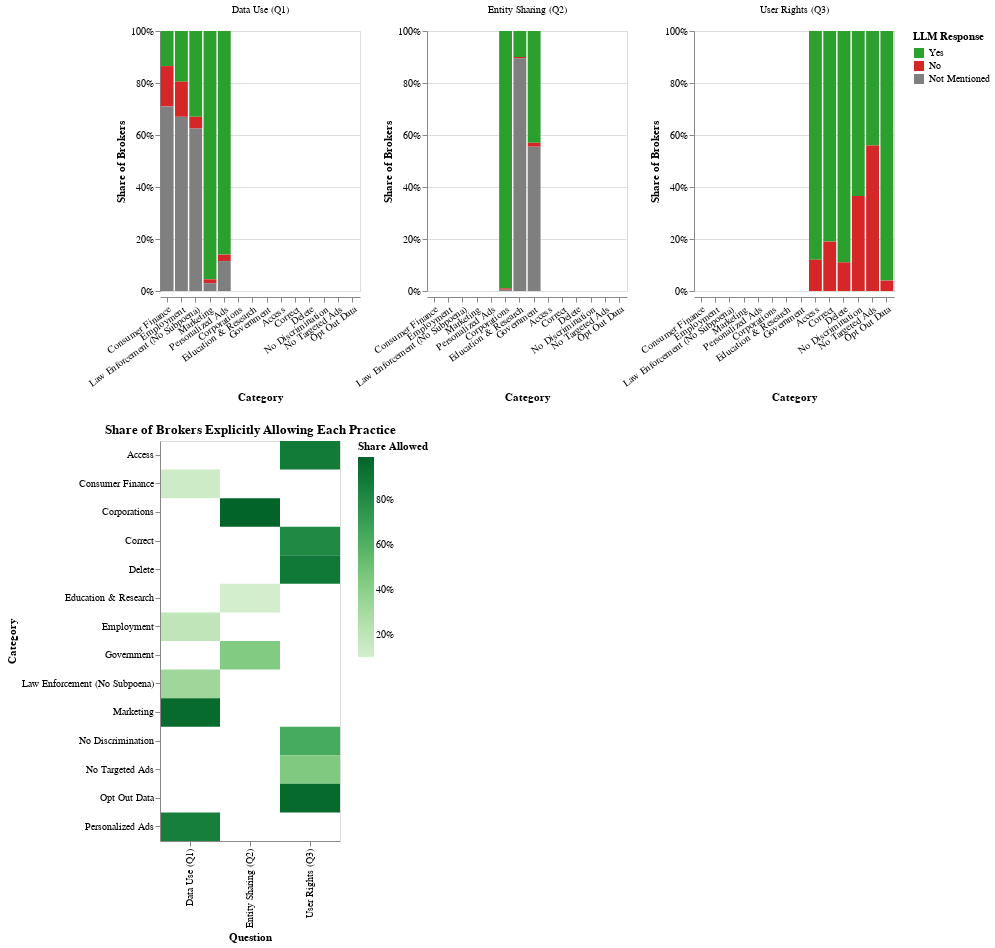

The notebook cell this image was saved under:
### Code cell
normalized_chart = (
    alt.Chart(altair_summary)
    .mark_bar()
    .encode(
        x=alt.X("category_label:N", title="Category", sort=None, axis=alt.Axis(labelAngle=-35)),
        y=alt.Y("share:Q", title="Share of Brokers", axis=alt.Axis(format="%")),
        color=alt.Color(
            "response_label:N",
            title="LLM Response",
            scale=alt.Scale(domain=response_order, range=response_colors)
        ),
        column=alt.Column("question:N", title="")
    )
    .properties(width=200, height=260)
    .resolve_scale(y="independent")
)

allowed_heatmap = (
    alt.Chart(altair_summary[altair_summary["response_label"] == "Yes"])
    .mark_rect()
    .encode(
        x=alt.X("question:N", title="Question"),
        y=alt.Y("category_label:N", title="Category"),
        color=alt.Color("share:Q", title="Share Allowed", scale=alt.Scale(scheme="greens"), legend=alt.Legend(format="%")),
        tooltip=[
            alt.Tooltip("question:N", title="Question"),
            alt.Tooltip("category_label:N", title="Category"),
            alt.Tooltip("count:Q", title="Brokers Allowing"),
            alt.Tooltip("share:Q", title="Share", format=".1%")
        ]
    )
    .properties(width=180, height=400, title="Share of Brokers Explicitly Allowing Each Practice")
)

normalized_chart.interactive() & allowed_heatmap

### Figure 1 — Vega-Lite specification as saved in the notebook (floating-point values rounded to 4 significant figures)
{"config": {"view": {"continuousWidth": 300, "continuousHeight": 300}}, "vconcat": [{"data": {"name": "data-bdcdada1032ceeb12e854f411f575b8a"}, "mark": {"type": "bar"}, "encoding": {"color": {"field": "response_label", "scale": {"domain": ["Yes", "No", "Not Mentioned"], "range": ["#2ca02c", "#d62728", "#7f7f7f"]}, "title": "LLM Response", "type": "nominal"}, "column": {"field": "question", "title": "", "type": "nominal"}, "x": {"axis": {"labelAngle": -35}, "field": "category_label", "sort": null, "title": "Category", "type": "nominal"}, "y": {"axis": {"format": "%"}, "field": "share", "title": "Share of Brokers", "type": "quantitative"}}, "height": 260, "name": "view_1", "resolve": {"scale": {"y": "independent"}}, "width": 200}, {"data": {"name": "data-e2fc87d74ed86deb3e32dea4f602df3e"}, "mark": {"type": "rect"}, "encoding": {"color": {"field": "share", "legend": {"format": "%"}, "scale": {"scheme": "greens"}, "title": "Share Allowed", "type": "quantitative"}, "tooltip": [{"field": "question", "title": "Question", "type": "nominal"}, {"field": "category_label", "title": "Category", "type": "nominal"}, {"field": "count", "title": "Brokers Allowing", "type": "quantitative"}, {"field": "share", "format": ".1%", "title": "Share", "type": "quantitative"}], "x": {"field": "question", "title": "Question", "type": "nominal"}, "y": {"field": "category_label", "title": "Category", "type": "nominal"}}, "height": 400, "title": "Share of Brokers Explicitly Allowing Each Practice", "width": 180}], "params": [{"name": "param_2", "select": {"type": "interval", "encodings": ["x", "y"]}, "bind": "scales", "views": ["view_1"]}], "$schema": "https://vega.github.io/schema/vega-lite/v5.20.1.json", "datasets": {"data-bdcdada1032ceeb12e854f411f575b8a": [{"question": "Data Use (Q1)", "category": "consumer_finance", "category_label": "Consumer Finance", "response": 1, "response_label": "Yes", "count": 27, "share": 0.135}, {"question": "Data Use (Q1)", "category": "consumer_finance", "category_label": "Consumer Finance", "response": 0, "response_label": "No", "count": 31, "share": 0.155}, {"question": "Data Use (Q1)", "category": "consumer_finance", "category_label": "Consumer Finance", "response": 2, "response_label": "Not Mentioned", "count": 142, "share": 0.71}, {"question": "Data Use (Q1)", "category": "employment", "category_label": "Employment", "response": 1, "response_label": "Yes", "count": 39, "share": 0.195}, {"question": "Data Use (Q1)", "category": "employment", "category_label": "Employment", "response": 0, "response_label": "No", "count": 27, "share": 0.135}, {"question": "Data Use (Q1)", "category": "employment", "category_label": "Employment", "response": 2, "response_label": "Not Mentioned", "count": 134, "share": 0.67}, {"question": "Data Use (Q1)", "category": "law_no_subpoena", "category_label": "Law Enforcement (No Subpoena)", "response": 1, "response_label": "Yes", "count": 66, "share": 0.33}, {"question": "Data Use (Q1)", "category": "law_no_subpoena", "category_label": "Law Enforcement (No Subpoena)", "response": 0, "response_label": "No", "count": 9, "share": 0.045}, {"question": "Data Use (Q1)", "category": "law_no_subpoena", "category_label": "Law Enforcement (No Subpoena)", "response": 2, "response_label": "Not Mentioned", "count": 125, "share": 0.625}, {"question": "Data Use (Q1)", "category": "marketing", "category_label": "Marketing", "response": 1, "response_label": "Yes", "count": 191, "share": 0.955}, {"question": "Data Use (Q1)", "category": "marketing", "category_label": "Marketing", "response": 0, "response_label": "No", "count": 3, "share": 0.015}, {"question": "Data Use (Q1)", "category": "marketing", "category_label": "Marketing", "response": 2, "response_label": "Not Mentioned", "count": 6, "share": 0.03}, {"question": "Data Use (Q1)", "category": "personalized_ads", "category_label": "Personalized Ads", "response": 1, "response_label": "Yes", "count": 172, "share": 0.86}, {"question": "Data Use (Q1)", "category": "personalized_ads", "category_label": "Personalized Ads", "response": 0, "response_label": "No", "count": 5, "share": 0.025}, {"question": "Data Use (Q1)", "category": "personalized_ads", "category_label": "Personalized Ads", "response": 2, "response_label": "Not Mentioned", "count": 23, "share": 0.115}, {"question": "Entity Sharing (Q2)", "category": "corporations", "category_label": "Corporations", "response": 1, "response_label": "Yes", "count": 198, "share": 0.99}, {"question": "Entity Sharing (Q2)", "category": "corporations", "category_label": "Corporations", "response": 0, "response_label": "No", "count": 1, "share": 0.005}, {"question": "Entity Sharing (Q2)", "category": "corporations", "category_label": "Corporations", "response": 2, "response_label": "Not Mentioned", "count": 1, "share": 0.005}, {"question": "Entity Sharing (Q2)", "category": "education_research", "category_label": "Education & Research", "response": 1, "response_label": "Yes", "count": 20, "share": 0.1}, {"question": "Entity Sharing (Q2)", "category": "education_research", "category_label": "Education & Research", "response": 0, "response_label": "No", "count": 1, "share": 0.005}, {"question": "Entity Sharing (Q2)", "category": "education_research", "category_label": "Education & Research", "response": 2, "response_label": "Not Mentioned", "count": 179, "share": 0.895}, {"question": "Entity Sharing (Q2)", "category": "gov", "category_label": "Government", "response": 1, "response_label": "Yes", "count": 86, "share": 0.43}, {"question": "Entity Sharing (Q2)", "category": "gov", "category_label": "Government", "response": 0, "response_label": "No", "count": 3, "share": 0.015}, {"question": "Entity Sharing (Q2)", "category": "gov", "category_label": "Government", "response": 2, "response_label": "Not Mentioned", "count": 111, "share": 0.555}, {"question": "User Rights (Q3)", "category": "access", "category_label": "Access", "response": 1, "response_label": "Yes", "count": 176, "share": 0.88}, {"question": "User Rights (Q3)", "category": "access", "category_label": "Access", "response": 0, "response_label": "No", "count": 24, "share": 0.12}, {"question": "User Rights (Q3)", "category": "correct", "category_label": "Correct", "response": 1, "response_label": "Yes", "count": 162, "share": 0.81}, {"question": "User Rights (Q3)", "category": "correct", "category_label": "Correct", "response": 0, "response_label": "No", "count": 38, "share": 0.19}, {"question": "User Rights (Q3)", "category": "delete", "category_label": "Delete", "response": 1, "response_label": "Yes", "count": 178, "share": 0.89}, {"question": "User Rights (Q3)", "category": "delete", "category_label": "Delete", "response": 0, "response_label": "No", "count": 22, "share": 0.11}, {"question": "User Rights (Q3)", "category": "no_discrimination", "category_label": "No Discrimination", "response": 1, "response_label": "Yes", "count": 127, "share": 0.635}, {"question": "User Rights (Q3)", "category": "no_discrimination", "category_label": "No Discrimination", "response": 0, "response_label": "No", "count": 73, "share": 0.365}, {"question": "User Rights (Q3)", "category": "no_targeted_ads", "category_label": "No Targeted Ads", "response": 1, "response_label": "Yes", "count": 88, "share": 0.44}, {"question": "User Rights (Q3)", "category": "no_targeted_ads", "category_label": "No Targeted Ads", "response": 0, "response_label": "No", "count": 112, "share": 0.56}, {"question": "User Rights (Q3)", "category": "opt_out_data", "category_label": "Opt Out Data", "response": 1, "response_label": "Yes", "count": 192, "share": 0.96}, {"question": "User Rights (Q3)", "category": "opt_out_data", "category_label": "Opt Out Data", "response": 0, "response_label": "No", "count": 8, "share": 0.04}], "data-e2fc87d74ed86deb3e32dea4f602df3e": [{"question": "Data Use (Q1)", "category": "consumer_finance", "category_label": "Consumer Finance", "response": 1, "response_label": "Yes", "count": 27, "share": 0.135}, {"question": "Data Use (Q1)", "category": "employment", "category_label": "Employment", "response": 1, "response_label": "Yes", "count": 39, "share": 0.195}, {"question": "Data Use (Q1)", "category": "law_no_subpoena", "category_label": "Law Enforcement (No Subpoena)", "response": 1, "response_label": "Yes", "count": 66, "share": 0.33}, {"question": "Data Use (Q1)", "category": "marketing", "category_label": "Marketing", "response": 1, "response_label": "Yes", "count": 191, "share": 0.955}, {"question": "Data Use (Q1)", "category": "personalized_ads", "category_label": "Personalized Ads", "response": 1, "response_label": "Yes", "count": 172, "share": 0.86}, {"question": "Entity Sharing (Q2)", "category": "corporations", "category_label": "Corporations", "response": 1, "response_label": "Yes", "count": 198, "share": 0.99}, {"question": "Entity Sharing (Q2)", "category": "education_research", "category_label": "Education & Research", "response": 1, "response_label": "Yes", "count": 20, "share": 0.1}, {"question": "Entity Sharing (Q2)", "category": "gov", "category_label": "Government", "response": 1, "response_label": "Yes", "count": 86, "share": 0.43}, {"question": "User Rights (Q3)", "category": "access", "category_label": "Access", "response": 1, "response_label": "Yes", "count": 176, "share": 0.88}, {"question": "User Rights (Q3)", "category": "correct", "category_label": "Correct", "response": 1, "response_label": "Yes", "count": 162, "share": 0.81}, {"question": "User Rights (Q3)", "category": "delete", "category_label": "Delete", "response": 1, "response_label": "Yes", "count": 178, "share": 0.89}, {"question": "User Rights (Q3)", "category": "no_discrimination", "category_label": "No Discrimination", "response": 1, "response_label": "Yes", "count": 127, "share": 0.635}, {"question": "User Rights (Q3)", "category": "no_targeted_ads", "category_label": "No Targeted Ads", "response": 1, "response_label": "Yes", "count": 88, "share": 0.44}, {"question": "User Rights (Q3)", "category": "opt_out_data", "category_label": "Opt Out Data", "response": 1, "response_label": "Yes", "count": 192, "share": 0.96}]}}
